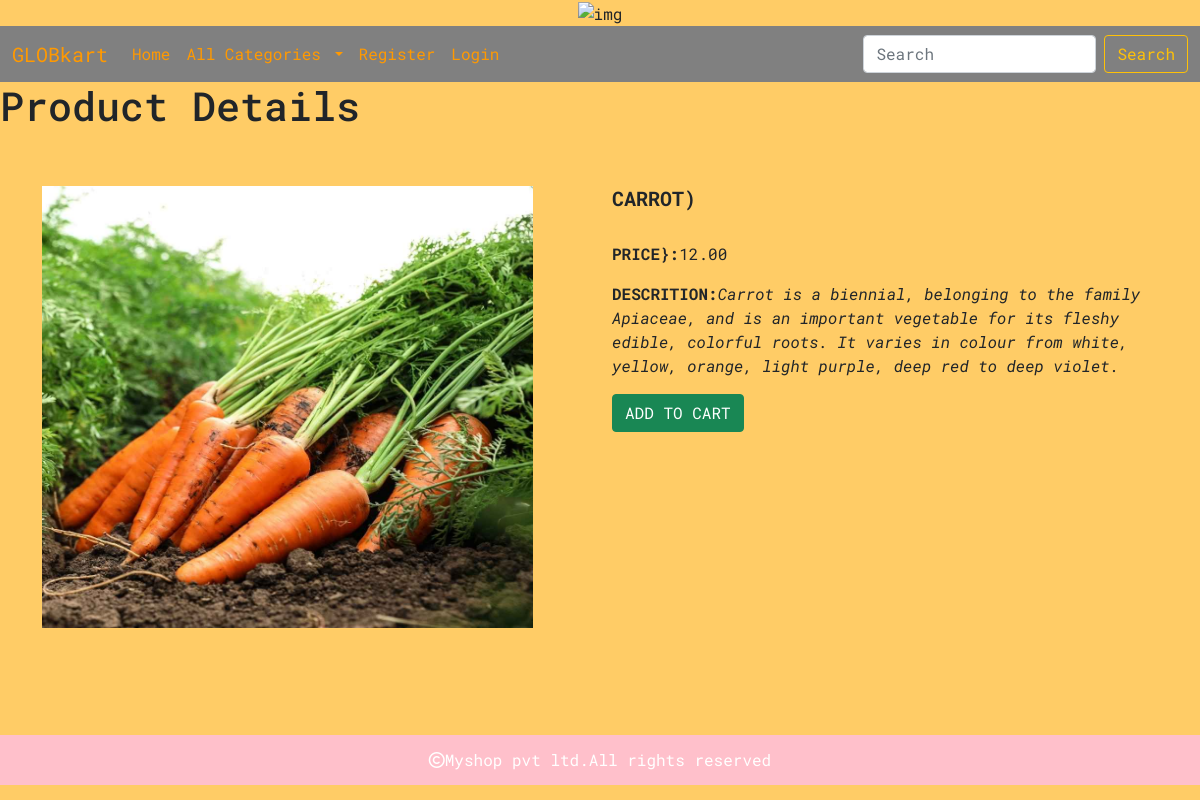
Page /prodetail/carrot on the committed database.
### shop/models.py (models this page shows)
class Product(models.Model):
    name=models.CharField(max_length=250,unique=True)
    slug=models.SlugField(max_length=250, unique=True)
    description=models.TextField(blank=True)
    price=models.DecimalField(max_digits=10,decimal_places=2)
    category=models.ForeignKey(Category,on_delete=models.CASCADE)
    image=models.ImageField(upload_to='image/products',null=True,blank=True)
    stock=models.IntegerField()
    available=models.BooleanField(default=True)
    created=models.DateTimeField(auto_now_add=True)
    updated=models.DateTimeField(auto_now=True)

### shop/views.py (the view)
# urls.py: path('prodetail/<slug:p>',views.prodetail,name='prodetail'),
def prodetail(request,p):
    p=Product.objects.get(slug=p)
    return render(request,'detail.html',{'p':p})

### cart/context_processors.py (called while the page is built, shortened)
def counter(request):
    item_count=0
    return{'item_count':item_count}

### shop/context_processors.py (called while the page is built)
def menu_links(request):
    links=Category.objects.all()
    return {'links':links}

### template/detail.html
{% extends 'base.html'%}
{% load static %}
{% block content %}
<h1>Product Details</h1>
<br><br>
<div class="container">
    <div class="row">
        <div class=" col-md-6 " >
            <img src="{{p.image.url}}" class="img-top" alt="..." height="90%" width="90%">
        </div>
        <div class=" col-md-6 ">
            <h5 class="card-title" style="text-transform:uppercase;"><b>{{p.name}})</b></h5><br>
                    <p class="card-text"><b>PRICE}:</b>{{p.price}}</p>
                    <p class="card-text"><b>DESCRITION:</b><i>{{p.description}}</i></p>
            {% if p.stock <= 0 %}
                <h2>Out of stock</h2>
            {% else %}
                 <a href="{% url 'cart:add_cart' p.id %}" class="btn btn-success">ADD TO CART</a>
            {% endif %}
        </div>
    </div>
</div>
{% endblock %}

### static/css/custom.css (style rules this page uses)
body { background-color: rgb(255, 204, 102); font-family: 'Roboto Mono', monospace; }

### rows in the picture
Product: image (picture), name "CARROT", price "12.00", description "Carrot is a biennial, belonging to the family Apiaceae, and is an important vegetable for its fleshy edible, colorful roots. It varies in colour from white, yellow, orange, light purple, deep red to deep violet."
